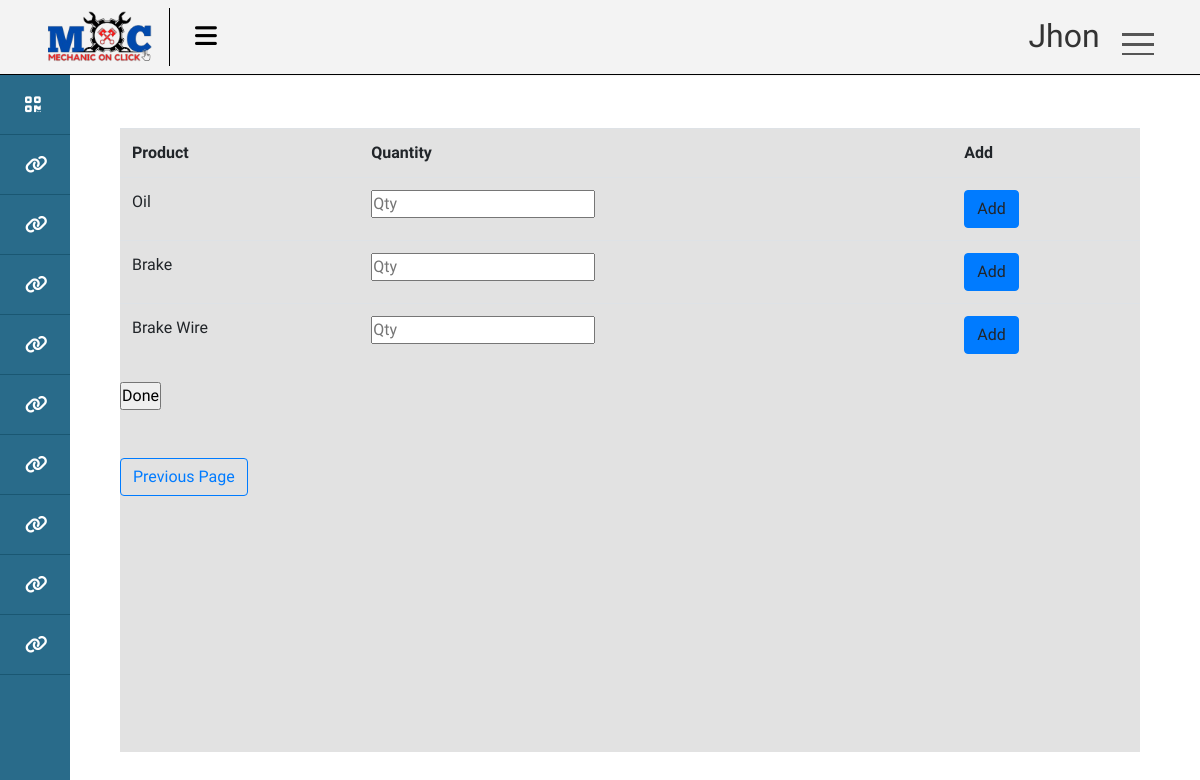
Screenshot of /service/product/30 (signed in) with the database file from the repository.
### account/models.py (models this page shows)
class User(AbstractUser):
    class Role(models.TextChoices):
        ADMIN = "ADMIN" , "Admin"
        CUSTOMER = 'CUSTOMER' , "Customer"
        EMPLOYEE = 'EMPLOYEE' , 'Employee'
        HR = 'HR' , 'Human Resource Manager'
        SM = 'SM' , 'Service Manager'
        SA = 'SA' , 'Service Advisor'
        NA = 'NA' , 'NA'
        BSM = 'BSM' , 'Body Shop Manager'
        BSA = 'BSA' , 'Body Shop Advisor'
        CRM = 'CRM' , 'Customer Relationship Manager'
        SPM = 'SPM' , 'Spare Part Manager'
        SPE = 'SPE' , 'Spare Part Executive'
        AM  = 'AM' , 'Account Manager'
    phone = models.CharField(max_length=13,unique=True , null=True , blank=True)
    role = models.CharField(max_length=50 , choices=Role.choices ,default= Role.CUSTOMER)
    is_active = models.BooleanField(default=False)

### ERP/models.py (models this page shows, shortened)
class CenterProduct(models.Model):
    name = models.CharField(max_length=100)
    description = models.CharField(max_length=400, default="Diam dolor diam ipsum sit amet diam et eos erat ipsum")
    purchase_price = models.IntegerField(default=300)
    price = models.IntegerField(default=500)
    center = models.ForeignKey(Center,on_delete= models.CASCADE)
    serial_number = models.CharField(max_length=50 , unique=True)
    tax = models.FloatField(default=5)
    stock = models.IntegerField(default=0)

### account/decorators.py (the view)
        def wrapper(request , *args, **kwargs):
            group = None
            role = request.user.role
            if role in allowed_roles:
                return view_func(request , *args, **kwargs)
            else :
                return redirect('unauth_page')

### ERP/views.py (called while the page is built)
@login_required(login_url= 'login_page')
@allowed_users(allowed_roles=[User.Role.EMPLOYEE,User.Role.ADMIN])
def add_service_product(request ,pk):
    employee = Employee.objects.get(user = request.user)
    center = employee.center
    products = CenterProduct.objects.filter(center = center)
    context = {
        'products' : products,
        'pk' : pk
        }
    if request.method == 'POST':
        return redirect('view_service_page' , pk)
    return render(request , 'ERP/service/add_product.html' , context)

### templates/ERP/service/add_product.html (shortened to what this page needs)
{% extends 'ERP/base.html' %}
{% load static %}
{% block content %}
<table class = 'table'>
    <tr><th> Product </th> <th> Quantity</th> <th> Add </th></tr>
    {% for product in products %}
    <tr>
    <td> {{product.name}}</td>
    <td >
        <input name= 'qty-{{product.id}}' type="number" placeholder="Qty">
    </td>
    <td>
        <a class="btn btn-primary"  hx-get = "{% url 'sell_product' product.id pk %}" hx-trigger="click" hx-target="#listpro" hx-include = '[name = "qty-{{product.id}}"] , [name = "sid"]' > Add</a>
    </td>
</tr>
{% endfor %}
 </table>
 <form method="post">
    <input type="submit" value="Done">
 </form>
  <br>
<br>
<input class="btn btn-outline-primary" type=button value="Previous Page" onClick="javascript:history.go(-1);">
{% endblock %}

### templates/ERP/base.html (shortened to what this page needs)
{% load static %}
<!DOCTYPE html>
<html lang="en">
<head>
   <link rel="stylesheet" href="{% static 'css/dashboard.css' %}">
   <link rel="stylesheet" href="https://cdn.jsdelivr.net/npm/bootstrap@4.0.0/dist/css/bootstrap.min.css">
 </head>
</head>
<body>
<div id="main">
 <div class="wrapper hover_collapse">
	<div class="top_navbar">
		<div class="logo"><img src="{% static 'img/MoC.png' %}" alt=""></div>
		<div class="menu">
			<div class="hamburger">
				<i class="fas fa-bars"></i>
			</div>
		</div>
	</div>
    <div class="navigation">
		<div class="userBx">
			<p class="username">{{request.user}}</p>
		</div>
		<div class="menuToggle"></div>
      <ul class="menu2">
	  </ul>
	</div>
	{% include 'ERP/dashboard/main_dash.html' %}
	<div class="box">
        {% block content %}
        {% endblock %}
	</div>
</div>
</div>
</body>
</html>

### static/css/dashboard.css (style rules this page uses)
* { font-family: "Baloo Paaji 2", cursive; margin: 0; padding: 0; box-sizing: border-box; list-style: none; text-decoration: none; }
body { background: #ffffff; }
#main { width:100%; height:100%; background-color: salmon; }
.top_navbar { position: fixed; top: 0; left: 0; width: 100%; height: 75px; background: #f3f3f3; box-shadow: 1px 0 2px rgba(0, 0, 0, 0.125); display: flex; align-items: center; border-bottom: 1px solid #000000; }
.top_navbar .logo { width: 170px; padding: 0px 45px; color: white; border-right: 1px solid #000000; }
.top_navbar > .logo > img { width: 110px; }
.top_navbar .menu { width: calc(50% - 250px); padding: 0 25px; display: flex; justify-content: space-between; align-items: center; }
.top_navbar .hamburger { font-size: 25px; cursor: pointer; color: rgb(0, 0, 0); }
.navigation { position: absolute; top: 0px; top: 14px; right: 32px; width: 160px; height: 69px; display: flex; justify-content: space-between; transition: height 0.5s, width 0.5s; overflow: hidden; z-index: 9999; border-radius: 25px; }
.navigation .userBx { position: relative; width: 60px; height: 60px; display: flex; margin-left: 12%; display: flex; align-items: center; justify-content: space-evenly; transition: 0.5s; transition-delay: 0.5s; }
.navigation .userBx .username { white-space: nowrap; text-overflow: hidden; margin-left: 2%; color: #333; font-size: 32px; }
.navigation .menuToggle { position: relative; width: 60px; height: 60px; cursor: pointer; display: flex; justify-content: center; align-items: center; }
.navigation .menuToggle::before { content: ""; position: absolute; width: 32px; height: 3px; background-color: #555; transform: translateY(-10px); box-shadow: 0 10px #555; transition: 0.5s; }
.navigation .menuToggle::after { content: ""; position: absolute; width: 32px; height: 2px; background-color: #555; transform: translateY(10px); transition: 0.5s; }
.menu2 { position: absolute; width: 100%; height: calc(100%-60px); margin-top: 60px; padding: 20px; border-top: 1px solid black; }
#main .box { position: fixed; width: 85%; height: 78%; background-color: #e2e2e2; position: absolute; right:5%; bottom: 6%; }

### rows the page displays
User: user "Jhon"
CenterProduct: name "Oil"
CenterProduct: name "Brake"
CenterProduct: name "Brake Wire"
